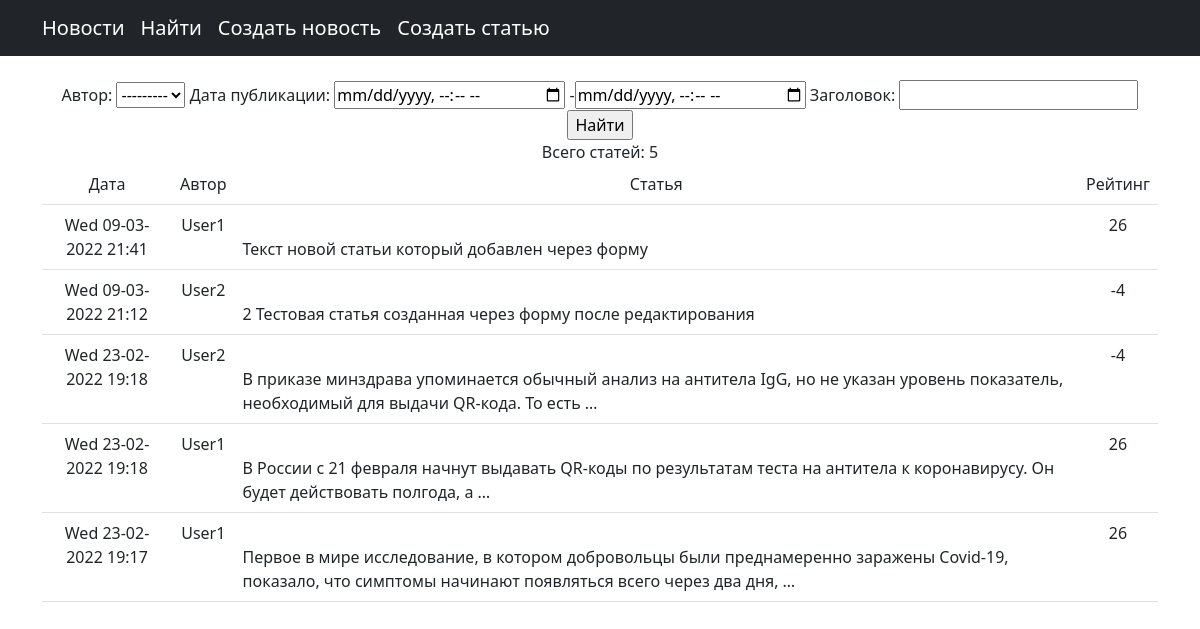
Page /news/search/ on the earlier database version.
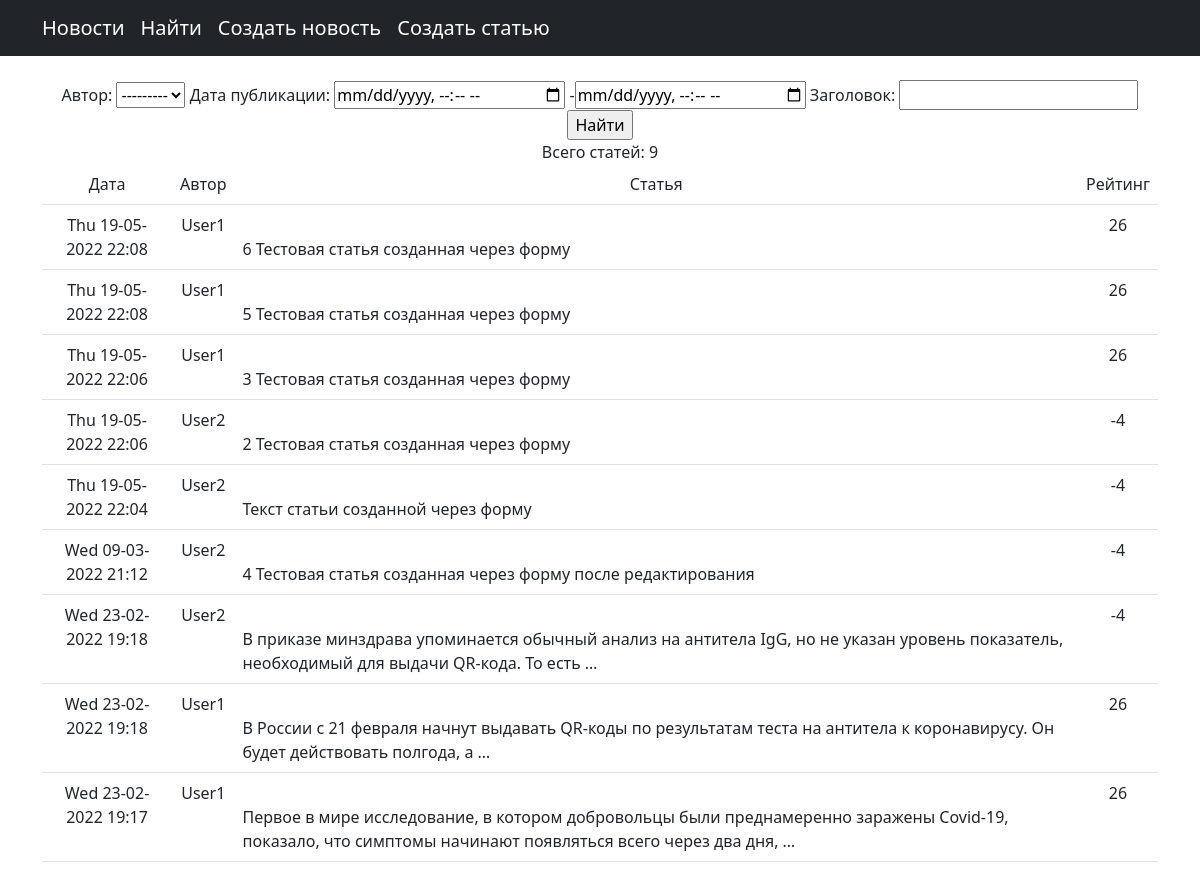
Same page on the later database version.
### news/models.py (models this page shows, shortened)
class Post(models.Model):
    article = 'ar'
    news = 'ne'
    POST_TYPE = [
        (article, 'Статья'),
        (news,   'Новость'),
    ]
    author = models.ForeignKey(Author, on_delete=models.CASCADE,verbose_name='Автор')
    post_types = models.CharField(max_length=2, choices=POST_TYPE, default=news, verbose_name='Тип')
    time_add_post = models.DateTimeField(auto_now_add=True, verbose_name='Время публикации')
    categories = models.ManyToManyField(Category, through='PostCategory', verbose_name='Категория')
    title_post = models.CharField(max_length=128, verbose_name='Заголовок статьи')
    post_text = models.TextField(verbose_name='Текст статьи')
    post_rating = models.IntegerField(default=0)

class Author(models.Model):
    author_user = models.OneToOneField(User, on_delete=models.CASCADE)
    rating = models.IntegerField(default=0)
    def __str__(self):
        return f'{self.author_user}'

### news/views.py (the view)
# urls.py: path('news/search/', PostSearch.as_view(), name='post_search'),
class PostSearch(ListView):
    model = Post
    template_name = 'search.html'
    context_object_name = 'posts_search'
    ordering = ['-time_add_post']
    def get_context_data(self, **kwargs):
        context = super().get_context_data(**kwargs)
        context['filter'] = PostFilter(self.request.GET, queryset=self.get_queryset())
        return context

### news/templatetags/censor_filter.py (called while the page is built)
@register.filter(name='censor')
def censor(value):
    keyword_processor = KeywordProcessor(case_sensitive=True)
    keyword_processor.add_keyword("Коронавирус", "COVID")
    text = KeywordProcessor.replace_keywords(keyword_processor,value)
    return text

### templates/search.html (shortened to what this page needs)
{% extends 'flatpages/default.html' %}
{% load censor_filter %}
{% block content %}
<br>
<form method="GET">
    {{ filter.form }}
    <input type="submit" value="Найти">
</form>
<a>Всего статей: {{ filter.qs |length }}</a>
<table class="table">
            <tr>
                <td>
                    Дата
                </td>
                <td>
                    Автор
                </td>
                <td>
                    Статья
                </td>
                <td>
                    Рейтинг
                </td>
            </tr>
{% for post in filter.qs %}
<tr>
    <td>{{ post.time_add_post |date:"D d-m-Y H:i" }}</td>
    <td>{{ post.author.author_user }}</td>
    <td align="left"><a href=/news/{{ post.id }}>{{ post.title_post | censor}}</a><br>
    {{ post.post_text |truncatewords:20 }}</td>
    <td>{{ post.author.rating }}</td>
</tr>
{% endfor %}
</table>
{% endblock content %}

Differences in the rows shown:
removed Post: time_add_post "Wed 09-03-2022 21:41", author.author_user "User1", post_text "Текст новой статьи который добавлен через форму", author.rating "26"
added Post: time_add_post "Thu 19-05-2022 22:08", author.author_user "User1", post_text "6 Тестовая статья созданная через форму", author.rating "26"
added Post: time_add_post "Thu 19-05-2022 22:08", author.author_user "User1", post_text "5 Тестовая статья созданная через форму", author.rating "26"
added Post: time_add_post "Thu 19-05-2022 22:06", author.author_user "User1", post_text "3 Тестовая статья созданная через форму", author.rating "26"
added Post: time_add_post "Thu 19-05-2022 22:06", author.author_user "User2", post_text "2 Тестовая статья созданная через форму", author.rating "-4"
added Post: time_add_post "Thu 19-05-2022 22:04", author.author_user "User2", post_text "Текст статьи созданной через форму", author.rating "-4"
changed Post: post_text "2 Тестовая статья созданная через форму после редактирования" → "4 Тестовая статья созданная через форму после редактирования"
Other differences:
{{ filter.qs |length }}: "5" → "9"
